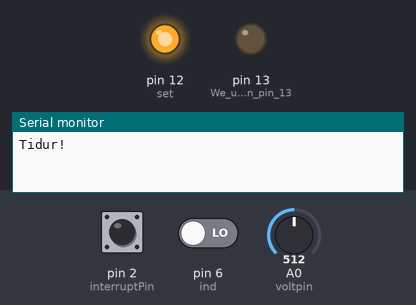
This sketch was run on a simulated Arduino Uno, built with avr-gcc and run on an emulated ATmega328P. On the bench: output pins drawn as LEDs (lit = HIGH), the last lines printed to the serial monitor. Inputs (shaded band) come from the test bench; at power-on: pin 2 (interruptPin) LOW, pin 6 (ind) LOW, A0 (voltpin) = 512. Sleep ends after the set time or at an interrupt.

Above: at 1.2 s.
1.3 s: pin 2 (interruptPin) pulled HIGH for 3.2 s
At 1.6 s:
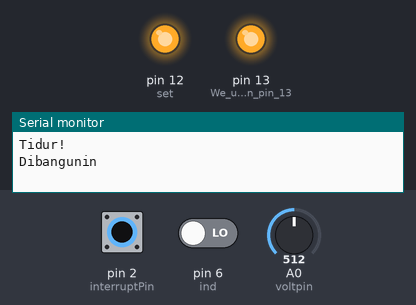
6.0 s: pin 2 (interruptPin) pulled HIGH for 0.15 s
At 8.7 s:
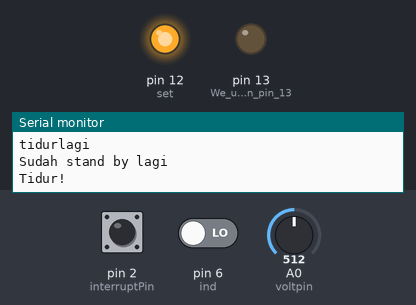
Timing chart, 0 to 10.2 s (numbered marks = the images above; inputs shaded):
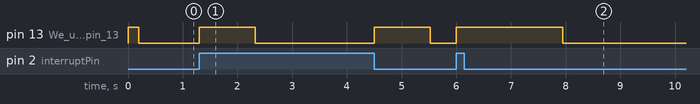

Measured:
- after the input at 1.3 s, pin 13 (We_use_the_led_on_pin_13): alternates HIGH for 1.0 s and LOW for 2.2 s, starting at once
- after the input at 6.0 s, pin 13 (We_use_the_led_on_pin_13): LOW → HIGH at once, → LOW 1.9 s later

The sketch:

HC12_Cones_Biasa_rev1.ino
```cpp
/**
 * Author:Ab Kurk
 * version: 1.0
 * date: 24/01/2018
 * Description:
 * This sketch is part of the beginners guide to putting your Arduino to sleep
 * tutorial. It is to demonstrate how to put your arduino into deep sleep and
 * how to wake it up.
 * Link To Tutorial http://www.thearduinomakerman.info/blog/2018/1/24/guide-to-arduino-sleep-mode
 */

#include <avr/sleep.h>//this AVR library contains the methods that controls the sleep modes
#include <SoftwareSerial.h>

#define interruptPin 2 //Pin we are going to use to wake up the Arduino
#define ind 6
#define gnd 7
#define set 12
#define voltpin A0

SoftwareSerial HC12(10, 11); // HC-12 TX Pin, HC-12 RX Pin

String sendong;
String track = "5";
String nmr = "01";
String jns = "1";
String sof = "0";

char csendong[13];

boolean tidurlagi;

int statecones,a;
float b,voltage;
void setup() {
  Serial.begin(4800);//Start Serial Comunication
  HC12.begin(4800);
  pinMode(LED_BUILTIN,OUTPUT);//We use the led on pin 13 to indecate when Arduino is A sleep
  pinMode(gnd, OUTPUT);
  pinMode(set, OUTPUT);
  pinMode(interruptPin,INPUT);//Set pin d2 to input using the buildin pullup resistor
  digitalWrite(LED_BUILTIN,HIGH);//turning LED on
  tidurlagi = false;
  pinMode(ind, INPUT);
  digitalWrite(gnd,LOW);
  digitalWrite(set,HIGH);
}

void loop()
{
 delay(200);//wait 5 seconds before going to sleep
 Going_To_Sleep();
}

void Going_To_Sleep(){
    sleep_enable();//Enabling sleep mode
    attachInterrupt(0, bangun, CHANGE);//attaching a interrupt to pin d2
    Serial.println("Tidur!");
    set_sleep_mode(SLEEP_MODE_PWR_DOWN);//Setting the sleep mode, in our case full sleep
    digitalWrite(LED_BUILTIN,LOW);//turning LED off;
    delay(1000); //wait a second to allow the led to be turned off before going to sleep
    set_sleep_mode(SLEEP_MODE_PWR_DOWN);//Setting the sleep mode, in our case full sleep
    sleep_cpu();//activating sleep mode
    delay(1000);
    kondisi();
  }
void bangun(){
  Serial.println("Dibangunin");//Print message to serial monitor
  delay(100);
  sleep_disable();//Disable sleep mode
  delay(200);
  detachInterrupt(0); //Removes the interrupt from pin 2;
  voltage = ((analogRead(voltpin) * 1.5) / 1023) + 2.9;
  digitalWrite(LED_BUILTIN,HIGH);//turning LED off;
  delay(250);
  kirim();
  delay(100);
}

void kirim()
{
  statecones = digitalRead(ind);
//  a = analogRead(voltpin);
//  b = (a / 1023) * 1.3;
  voltage = ((analogRead(voltpin) * 1.3) / 1023) + 2.9;
//  Serial.println(statecones);
  if (statecones == LOW)
  {
  sendong = "1a~1";
  }
  if(statecones == HIGH)
  {
  sendong = "1a~0~"+  String(voltage);
  }
  delay(50);
  HC12.println(sendong);
  delay(50);
}

void kirimbentar()
{
  statecones = digitalRead(ind);
//  a = analogRead(voltpin);
//  b = (a / 1023) * 1.3;
  voltage = ((analogRead(voltpin) * 1.3) / 1023) + 2.9;
  if (statecones == LOW)
  {
  sendong = "CN~" +track + "~" + nmr + "~" + "1" + "~" + voltage;
  }
  if(statecones == HIGH)
  {
  sendong = "CN~" + track + "~" + nmr + "~" + "0" + "~" + voltage;
  }
   delay(50);
  HC12.println(sendong);
}
void kondisi()
{
  statecones = digitalRead(ind);
//  if (statecones == HIGH)
//  {
    //kirimbentar();
//  }
  while (statecones == LOW)
 {
   statecones = digitalRead(ind);
   digitalWrite(LED_BUILTIN,LOW);//turning LED off;
   sleep_enable();
   attachInterrupt(0, bangun, RISING);
   Serial.println("tidurlagi");
   set_sleep_mode(SLEEP_MODE_PWR_DOWN);//Setting the sleep mode, in our case full sleep
   sleep_cpu();
   Serial.println("Sudah stand by lagi");
  if (statecones == LOW)
  {
    break;
  }
 }
}
```
